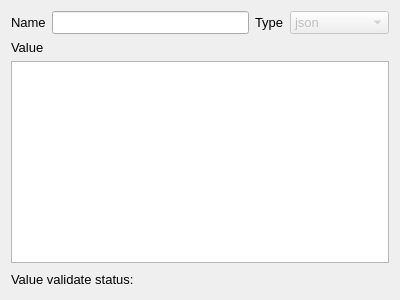
<?xml version="1.0" encoding="UTF-8"?>
<ui version="4.0">
 <class>Form</class>
 <widget class="QWidget" name="Form">
  <property name="geometry">
   <rect>
    <x>0</x>
    <y>0</y>
    <width>400</width>
    <height>300</height>
   </rect>
  </property>
  <property name="font">
   <font>
    <family>Tahoma</family>
    <pointsize>10</pointsize>
   </font>
  </property>
  <property name="windowTitle">
   <string>Form</string>
  </property>
  <layout class="QGridLayout" name="gridLayout">
   <item row="0" column="3">
    <widget class="QLabel" name="label_2">
     <property name="sizePolicy">
      <sizepolicy hsizetype="Fixed" vsizetype="Preferred">
       <horstretch>0</horstretch>
       <verstretch>0</verstretch>
      </sizepolicy>
     </property>
     <property name="text">
      <string>Type</string>
     </property>
    </widget>
   </item>
   <item row="1" column="0" colspan="4">
    <widget class="QLabel" name="label_3">
     <property name="text">
      <string>Value</string>
     </property>
     <property name="alignment">
      <set>Qt::AlignLeading|Qt::AlignLeft|Qt::AlignVCenter</set>
     </property>
    </widget>
   </item>
   <item row="2" column="0" colspan="5">
    <widget class="QPlainTextEdit" name="valueVarPte"/>
   </item>
   <item row="0" column="0">
    <widget class="QLabel" name="label">
     <property name="sizePolicy">
      <sizepolicy hsizetype="Maximum" vsizetype="Preferred">
       <horstretch>0</horstretch>
       <verstretch>0</verstretch>
      </sizepolicy>
     </property>
     <property name="text">
      <string>Name</string>
     </property>
    </widget>
   </item>
   <item row="0" column="4">
    <widget class="QComboBox" name="typeVarCmb">
     <property name="enabled">
      <bool>false</bool>
     </property>
     <item>
      <property name="text">
       <string>json</string>
      </property>
     </item>
    </widget>
   </item>
   <item row="0" column="1" colspan="2">
    <widget class="QLineEdit" name="nameVarTxb"/>
   </item>
   <item row="3" column="0" colspan="5">
    <layout class="QHBoxLayout" name="horizontalLayout">
     <item>
      <widget class="QLabel" name="label_4">
       <property name="text">
        <string>Value validate status: </string>
       </property>
      </widget>
     </item>
     <item>
      <widget class="QLabel" name="validStatusLbl">
       <property name="sizePolicy">
        <sizepolicy hsizetype="Preferred" vsizetype="Preferred">
         <horstretch>0</horstretch>
         <verstretch>0</verstretch>
        </sizepolicy>
       </property>
       <property name="maximumSize">
        <size>
         <width>16777215</width>
         <height>20</height>
        </size>
       </property>
       <property name="font">
        <font>
         <family>Tahoma</family>
         <pointsize>10</pointsize>
         <weight>75</weight>
         <bold>true</bold>
        </font>
       </property>
       <property name="styleSheet">
        <string notr="true"/>
       </property>
       <property name="text">
        <string/>
       </property>
       <property name="textFormat">
        <enum>Qt::AutoText</enum>
       </property>
       <property name="margin">
        <number>0</number>
       </property>
      </widget>
     </item>
     <item>
      <spacer name="horizontalSpacer">
       <property name="orientation">
        <enum>Qt::Horizontal</enum>
       </property>
       <property name="sizeHint" stdset="0">
        <size>
         <width>40</width>
         <height>20</height>
        </size>
       </property>
      </spacer>
     </item>
    </layout>
   </item>
  </layout>
 </widget>
 <resources/>
 <connections/>
</ui>
